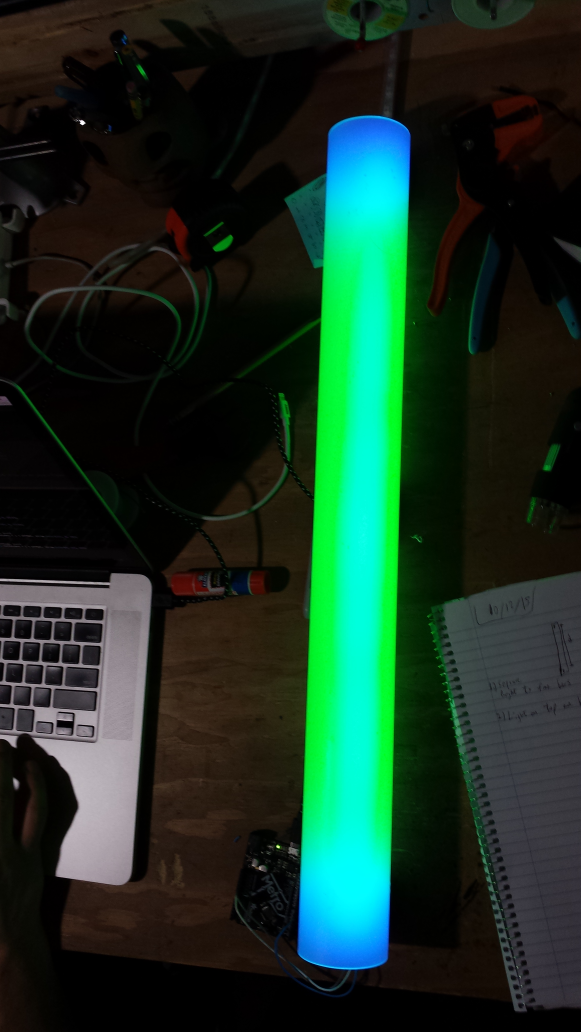
//> input picture barGreen.jpg, 2322 x 4128 px (shown at 1/4 size)
$ ./CVBars   (built with g++ and OpenCV 4)
//> lines starting //> are read from the running program, lines starting //| are printed output that depends on the picture; after the words box and inside, x2 and y2 are one past the last pixel; in counts of white or black regions, pixels touching at a corner belong together
#include <iostream>
#include <vector>
#include <opencv2/imgproc/imgproc.hpp>
#include <opencv2/highgui/highgui.hpp>
#include <opencv2/features2d.hpp>

using namespace std;
using namespace cv;

#define CAMERA_OUTPUT_WINDOW_NAME "camera-output"
#define OUTPUT_WINDOW_SCALAR 0.2
//#define RUN_VIDEO

// [8 lines left out: function findRed, not called in this run]

Mat findGreen (Mat myImage)
{
    medianBlur(myImage, myImage, 31);
    cvtColor(myImage,myImage,CV_BGR2HSV);
    inRange(myImage,Scalar(36,90,183),Scalar(169,255,255),myImage);
    //inRange(myImage,Scalar(36,00,0),Scalar(169,255,255),myImage);
    bitwise_not(myImage, myImage);
    //cvtColor(myImage, myImage, CV_HSV2BGR);
    //cvtColor(myImage, myImage, CV_BGR2GRAY);


    //findContours(myImage, myImage, CV_RETR_EXTERNAL, CV_RETR_EXTERNAL);

    // Test BLOB Code

    SimpleBlobDetector::Params params;
    params.minThreshold = 10;
    params.maxThreshold = 1000;
    params.filterByArea = false;
    params.filterByCircularity = false;
    params.filterByConvexity = false;
    params.filterByInertia = false;

    //Mat hsv_channels[3];
    //split( myImage, hsv_channels );

    // Set up the detector with default parameters.
    //SimpleBlobDetector detector;
    cv::Ptr<SimpleBlobDetector> detector = cv::SimpleBlobDetector::create(params);

    //SURF surf;

    // Detect blobs.
    std::vector<KeyPoint> keypoints;
    detector->detect( myImage/*hsv_channels[2]*/, keypoints);

    printf("Keypoints Found %lu... OpenCV Version %d\n", keypoints.size(), CV_MAJOR_VERSION);

    // Draw detected blobs as red circles.
    // DrawMatchesFlags::DRAW_RICH_KEYPOINTS flag ensures the size of the circle corresponds to the size of blob
    Mat im_with_keypoints;
    drawKeypoints( myImage, keypoints, im_with_keypoints, Scalar(0,0,255), DrawMatchesFlags::DRAW_RICH_KEYPOINTS );

    // [6 lines of commented-out code are left out]
    return im_with_keypoints;
}

// [47 lines left out: function runVideo, not called in this run]

int runSingleImage()
{
    // Read in image and set scale
    Mat myImage = imread("barGreen.jpg");
//> myImage is the input picture: 4128 rows x 2322 cols, CV_8UC3; mean B, G, R 36.7, 51.5, 23.1
    double displayScale = OUTPUT_WINDOW_SCALAR;

    // Display UnProcessed Image
    namedWindow("Unprocessed Image", WINDOW_NORMAL);
    Mat dispImage;
    Size size(myImage.size().width * displayScale, myImage.size().height * displayScale);
//> size = Size(464, 825)
    resize(myImage, dispImage, size);
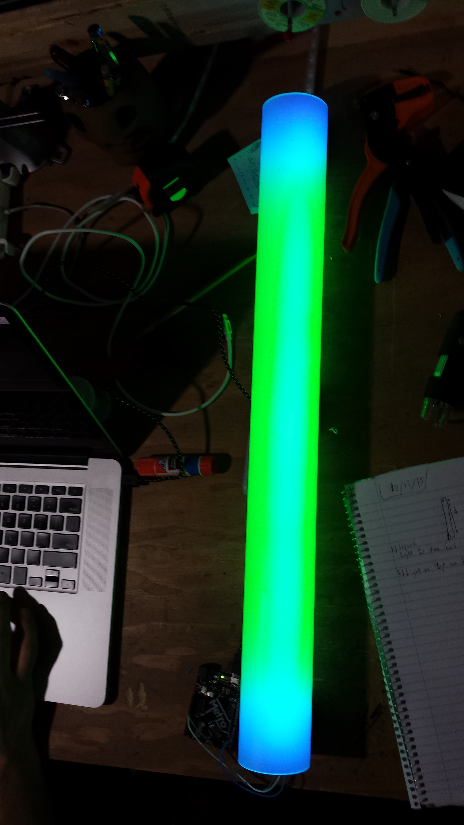
//> dispImage: 825 rows x 464 cols, CV_8UC3; mean B, G, R 36.6, 51.4, 23
    imshow("Unprocessed Image", dispImage);

    // Process Image
    //medianBlur(myImage, myImage, 17);
    //threshold(myImage, myImage, 160, 255, THRESH_BINARY);

    myImage = findGreen(myImage);
//> in findGreen, `cvtColor(myImage,myImage,CV_BGR2HSV);`: myImage: 4128 rows x 2322 cols, CV_8UC3; mean H, S, V 50.5, 151.9, 57
//> in findGreen, `inRange(myImage,Scalar(36,90,183),Scalar(169,255,255),myImage);`:
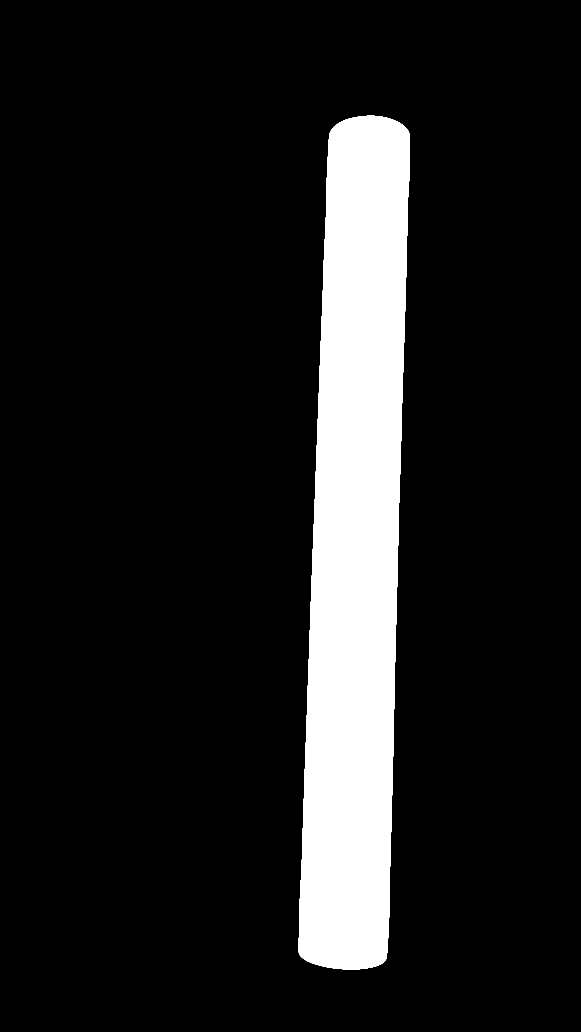
//> myImage: 4128 rows x 2322 cols, CV_8UC1 (shown at 1/4 size); 12% white; 1 white region, box (x1, y1, x2, y2) and area: (1195, 463, 1639, 3878) 1154127
//> in findGreen, `bitwise_not(myImage, myImage);`:
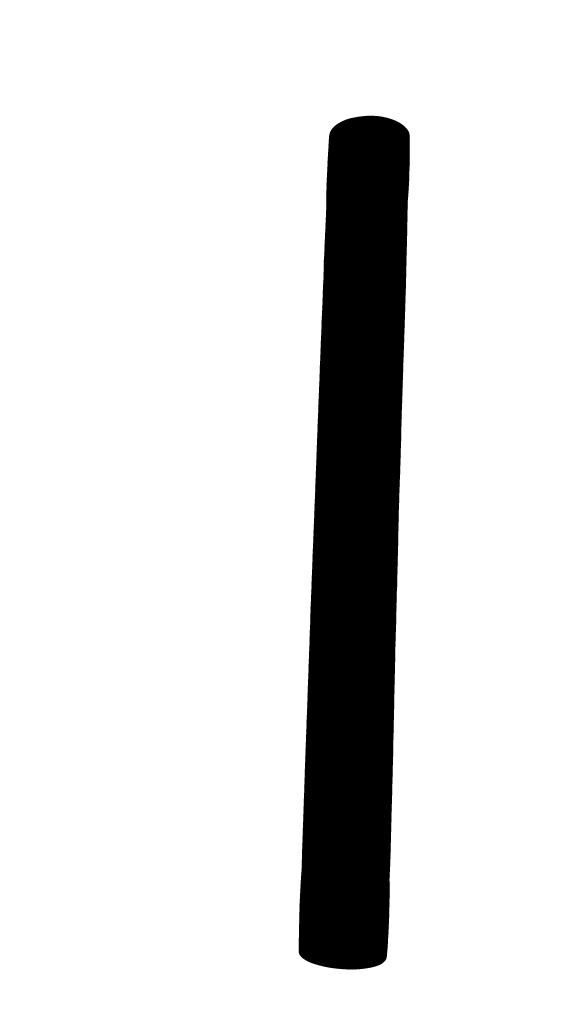
//> myImage: 4128 rows x 2322 cols, CV_8UC1 (shown at 1/4 size); 88% white; 1 black region, box (x1, y1, x2, y2) and area: (1195, 463, 1639, 3878) 1154127
//> in findGreen, `detector->detect( myImage/*hsv_channels[2]*/, keypoints);`: keypoints = 1 keypoint; (x, y, size): (1423, 2201, 1852.2)
//| Keypoints Found 1... OpenCV Version 4

    // Display Processed Image
    namedWindow("Processed Image", WINDOW_NORMAL);
    resize(myImage, dispImage, size);
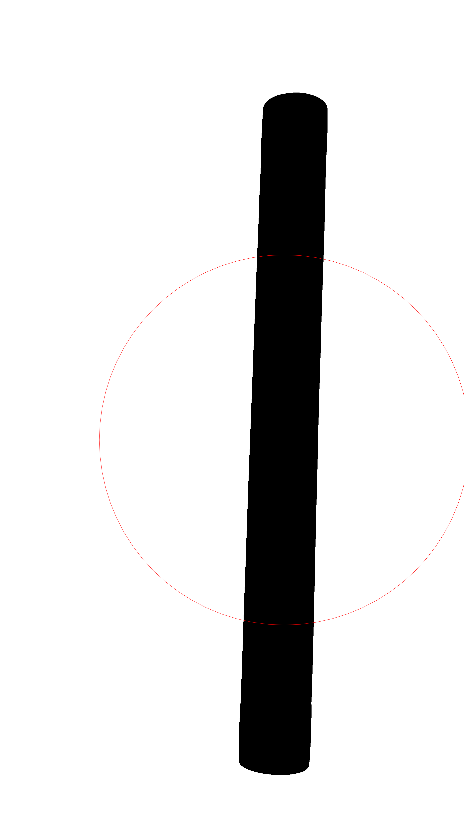
//> dispImage: 825 rows x 464 cols, CV_8UC3; mean B, G, R 224.1, 224.1, 224.3
    imshow("Processed Image", dispImage);

    waitKey();

    return 0;
}

int main(int argc, char **argv)
{
#ifdef RUN_VIDEO
    return runVideo();
#else
    return runSingleImage();
#endif
}

$ run again, with bar2.jpg copied over barGreen.jpg
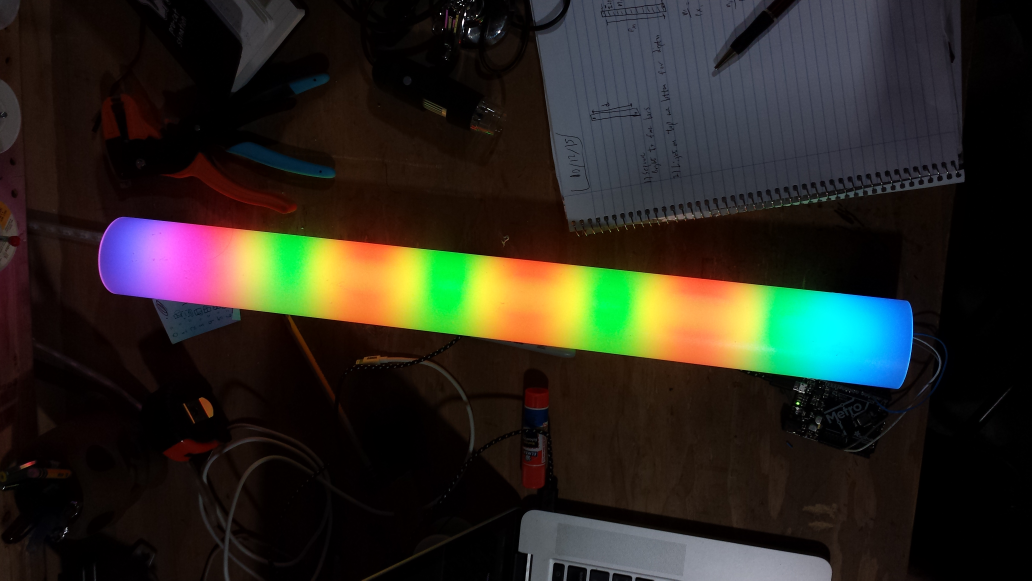
//> input picture bar2.jpg, 4128 x 2322 px (shown at 1/4 size)
//> in runSingleImage, myImage is the input picture: 2322 rows x 4128 cols, CV_8UC3; mean B, G, R 32.1, 40, 42.6
//> in findGreen, `inRange(myImage,Scalar(36,90,183),Scalar(169,255,255),myImage);`:
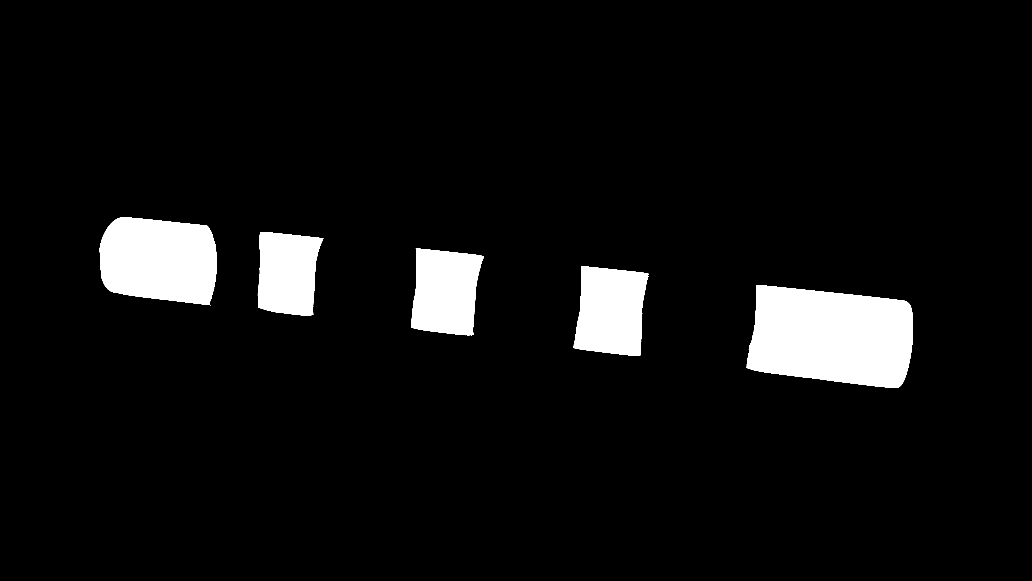
//> myImage: 2322 rows x 4128 cols, CV_8UC1 (shown at 1/4 size); 6.2% white; 6 white regions (1 under 20 px), largest, box (x1, y1, x2, y2) and area: (2986, 1142, 3652, 1552) 220376, (399, 870, 867, 1220) 137535, (2293, 1066, 2594, 1421) 85684, (1644, 994, 1935, 1341) 80133, (1031, 928, 1294, 1261) 70989
//> keypoints = 6 keypoints; (x, y, size): (3327, 1346, 589.9), (637, 1040, 459.4), (2443, 1244, 343.3), (1782, 1166, 333.4), (1150, 1092, 321.8), (841, 1220, 2.8)
//| Keypoints Found 6... OpenCV Version 4
//> in runSingleImage, `resize(myImage, dispImage, size);`:
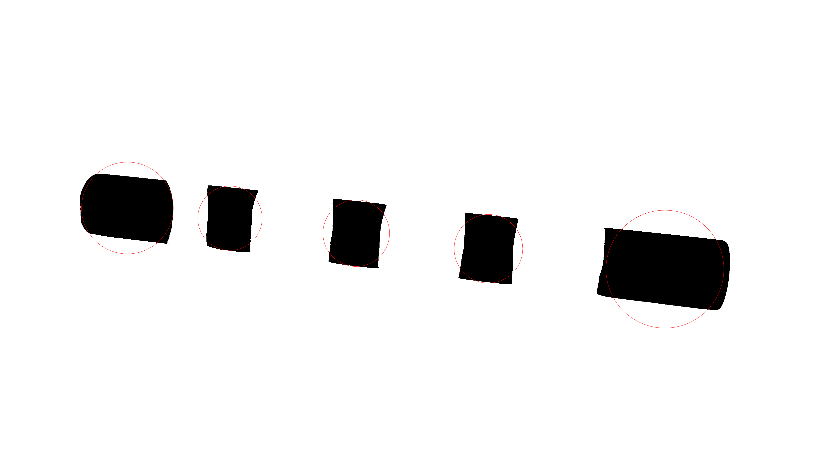
//> dispImage: 464 rows x 825 cols, CV_8UC3; mean B, G, R 239.1, 239.1, 239.3
